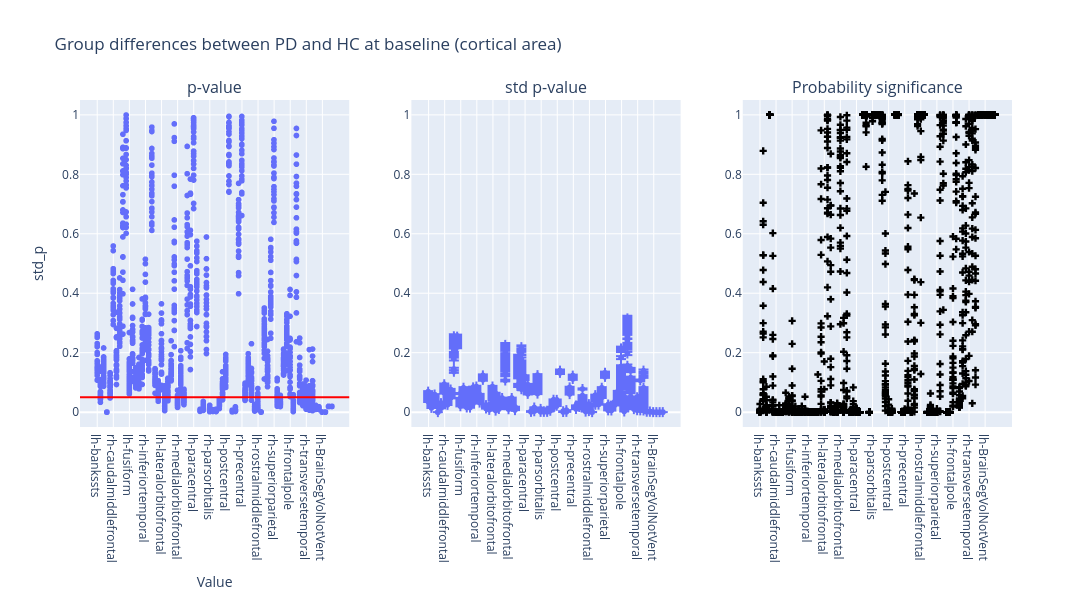

The notebook cell this image was saved under:
### Code cell
plot_dumbbell(
    ancova_baseline_area,
    "Group differences between PD and HC at baseline (cortical area)",
)

### Figure 1 — Plotly figure (JSON) as saved in the notebook; plotly's stock layout.template omitted (floating-point values rounded to 4 significant figures; data arrays with more than 128 entries replaced by an {"elided": "..."} marker saying what was removed)
{"data": [{"hovertemplate": "region=%{x}<br>p_value=%{y}<extra></extra>", "legendgroup": "", "marker": {"color": "#636efa", "symbol": "circle"}, "mode": "markers", "name": "", "showlegend": false, "type": "scattergl", "x": {"elided": "1924 str values"}, "xaxis": "x", "y": {"elided": "1924 float values"}, "yaxis": "y"}, {"error_y": {"array": {"elided": "1924 float values"}, "arrayminus": {"elided": "1924 float values"}}, "hovertemplate": "region=%{x}<br>std_p=%{y}<extra></extra>", "legendgroup": "", "marker": {"color": "#636efa", "symbol": "circle"}, "mode": "markers", "name": "", "showlegend": false, "type": "scattergl", "x": {"elided": "1924 str values"}, "xaxis": "x2", "y": {"elided": "1924 float values"}, "yaxis": "y2"}, {"marker": {"color": "black", "symbol": "cross"}, "mode": "markers", "name": "Flip probability", "showlegend": false, "type": "scatter", "x": {"elided": "1924 str values"}, "xaxis": "x3", "y": {"elided": "1924 float values"}, "yaxis": "y3"}], "layout": {"annotations": [{"font": {"size": 16}, "showarrow": false, "text": "p-value", "x": 0.1444, "xanchor": "center", "xref": "paper", "y": 1.0, "yanchor": "bottom", "yref": "paper"}, {"font": {"size": 16}, "showarrow": false, "text": "std p-value", "x": 0.5, "xanchor": "center", "xref": "paper", "y": 1.0, "yanchor": "bottom", "yref": "paper"}, {"font": {"size": 16}, "showarrow": false, "text": "Probability significance", "x": 0.8556, "xanchor": "center", "xref": "paper", "y": 1.0, "yanchor": "bottom", "yref": "paper"}], "height": 600, "hovermode": "closest", "shapes": [{"line": {"color": "red", "width": 2}, "type": "line", "x0": 0, "x1": 1, "xref": "x domain", "y0": 0.05, "y1": 0.05, "yref": "y"}], "title": {"text": "Group differences between PD and HC at baseline (cortical area)"}, "width": 1400, "xaxis": {"anchor": "y", "domain": [0.0, 0.2889], "title": {"text": "Value"}}, "xaxis2": {"anchor": "y2", "domain": [0.3556, 0.6444]}, "xaxis3": {"anchor": "y3", "domain": [0.7111, 1.0]}, "yaxis": {"anchor": "x", "domain": [0.0, 1.0], "range": [-0.05, 1.05], "title": {"text": "std_p"}}, "yaxis2": {"anchor": "x2", "domain": [0.0, 1.0], "range": [-0.05, 1.05]}, "yaxis3": {"anchor": "x3", "domain": [0.0, 1.0], "range": [-0.05, 1.05]}}}
